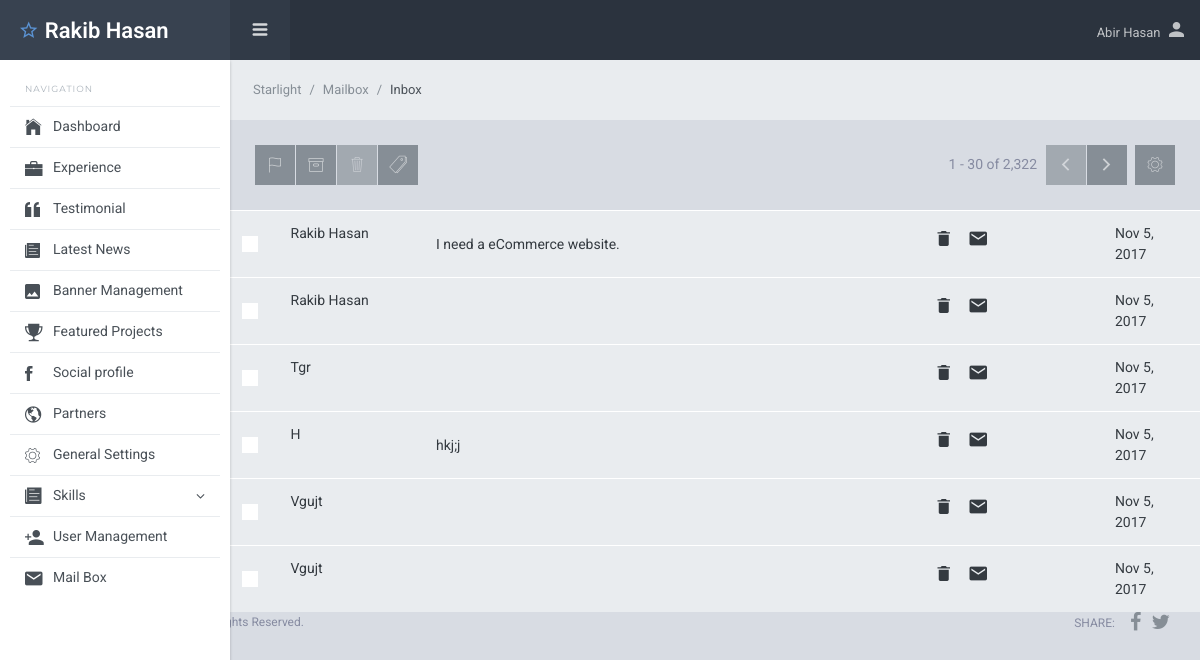
Screenshot of /admin/mailbox.php (signed in) with the database file from the repository.
### tables this page shows
CREATE TABLE `contact_us` (
  `id` int(11) NOT NULL,
  `name` varchar(70) NOT NULL,
  `email` varchar(70) NOT NULL,
  `message` text NOT NULL,
  `status` varchar(7) NOT NULL DEFAULT 'unread'
);

### admin/inc/functions.inc.php (called while the page is built, shortened)
<?php
function db_connect()
{
    return $con = mysqli_connect("localhost", "root", "", "portfolio");
}
function select_all($table_name, $conditions = "")
{
    $select_query = mysqli_query(db_connect(), "SELECT * FROM $table_name $conditions");
    return $select_query;
}

### admin/mailbox.php (the view, shortened to what this page needs)
<?php
require_once('top.inc.php');
?>
<div class="sl-mainpanel">
    <div class="mailbox-content">
        <nav class="breadcrumb sl-breadcrumb">
            <a class="breadcrumb-item" href="index.html">Starlight</a>
            <a class="breadcrumb-item" href="index.html">Mailbox</a>
            <span class="breadcrumb-item active">Inbox</span>
        </nav>
        <div class="pd-t-25 pd-x-25">
            <div class="mailbox-content-header">
                <div>
                    <div class="btn-group mg-b-0 hidden-xs-down">
                        <button class="btn btn-secondary"><i class="icon ion-ios-flag-outline tx-24"></i></button>
                        <button class="btn btn-secondary"><i class="icon ion-ios-box-outline tx-24"></i></button>
                        <button class="btn btn-secondary disabled"><i class="icon ion-ios-trash-outline tx-20"></i></button>
                        <button class="btn btn-secondary"><i class="icon ion-ios-pricetags-outline tx-20"></i></button>
                    </div>
                </div>
                <div class="mg-l-auto">
                    <span class="mg-r-5 hidden-xs-down">1 - 30 of 2,322</span>
                    <div class="btn-group mg-b-0">
                        <button class="btn btn-secondary disabled"><i class="icon ion-ios-arrow-back tx-20"></i></button>
                        <button class="btn btn-secondary"><i class="icon ion-ios-arrow-forward tx-20"></i></button>
                    </div>
                    <div class="btn-group mg-b-0 mg-l-5">
                        <button class="btn btn-secondary"><i class="icon ion-ios-gear-outline tx-20"></i></button>
                    </div>
                </div>
            </div>
        </div>
        <table class="table table-hover mg-t-25 mg-b-0">
            <tbody>
                <?php foreach (select_all("contact_us") as $contact) : ?>
                    <tr class="bg-<?= ($contact['status'] == "unread") ? "dark" : "" ?>">
                        <td width="5%" class="valign-middle">
                            <label class="ckbox mg-b-0">
                            </label>
                        </td>
                        <td width="15%">
                            <a href="mail-details.php?id=<?= $contact['id'] ?>">
                                <p class="mg-b-0 text-<?= ($contact['status'] == "unread") ? "white" : "dark" ?>"> <?= $contact["name"] ?> </p>
                            </a>
                        </td>
                        <td class="valign-middle">
                            <a href="mail-details.php?id=<?= $contact['id'] ?>">
                                <p class="mg-b-0 text-<?= ($contact['status'] == "unread") ? "white" : "dark" ?>">
                                    <?= $contact['message'] ?>
                                </p>
                            </a>
                        </td>
                        <td>
                            <?php
                            if ($contact['status'] == "unread") {
                                $title = "Mark as read";
                                $icon = "ion-android-drafts";
                            } else {
                                $title = "Mark as unread";
                                $icon = "ion-android-mail";
                            }
                            ?>
                            <a title="Delete" onclick="<?php delete_row("contact_us", "id=$id") ?>"><i class="mr-3 text-dark menu-item-icon ion-android-delete tx-20"></i></a>
                            <a title="<?= $title ?>" href=""><i class="text-dark menu-item-icon icon <?= $icon ?>   tx-20"></i></a>
                        </td>
                        <td width="10%" class="valign-middle text-<?= ($contact['status'] == "unread") ? "white" : "dark" ?>">Nov 5, 2017</td>
                    </tr>
                <?php endforeach ?>
            </tbody>
        </table>
    </div>
</div>
<?php
require_once "footer.inc.php";
?>

### rows the page displays
contact_us: name "Rakib Hasan", message "I need a eCommerce website."
contact_us: name "Rakib Hasan"
contact_us: name "Tgr"
contact_us: name "H", message "hkj;j"
contact_us: name "Vgujt"
contact_us: name "Vgujt"

### other values shown
$_SESSION['ADMIN_NAME'] "Abir Hasan"
